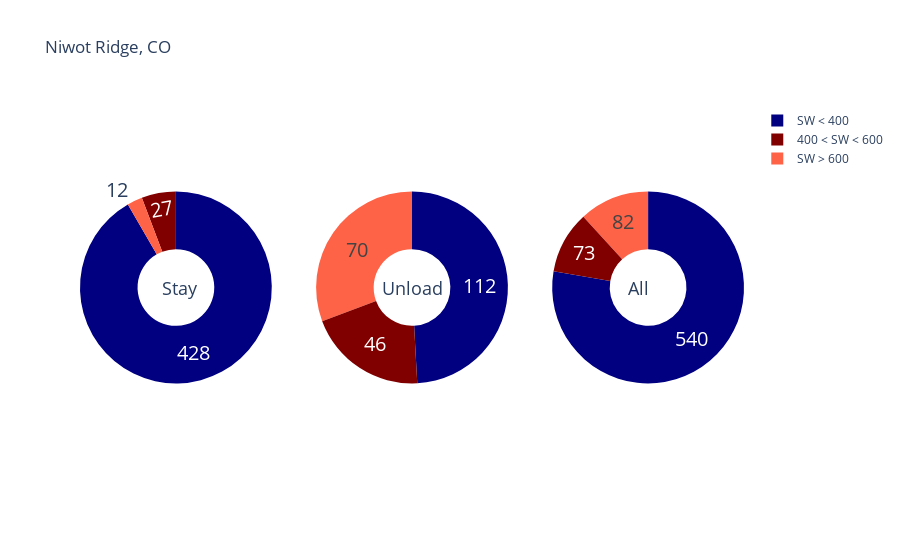

The code cell stored with this chart in its notebook:
### Code cell
# for pie chat 
values_stay = sumdf_stay.bincount
values_unload = sumdf_unload.bincount
values_all = sumdf_total.bincount

# Create subplots: use 'domain' type for Pie subplot
fig = make_subplots(rows=1, cols=3, specs=[[{'type':'domain'}, {'type':'domain'}, {'type':'domain'}]])

fig.add_trace(go.Pie(labels=label, values=values_stay, name="Stay Pie"),1, 1)
fig.add_trace(go.Pie(labels=label, values=values_unload, name="Unload Pie"),1, 2)
fig.add_trace(go.Pie(labels=label, values=values_all, name="Unload Pie"),1, 3)

# Use `hole` to create a donut-like pie chart
fig.update_traces(hole=.4, textinfo='value', textfont_size=20, marker=dict(colors=colors))

fig.update_layout(title_text="Niwot Ridge, CO",
    annotations=[dict(text='Stay', x=0.12, y=0.5, font_size=18, showarrow=False),
                 dict(text='Unload', x=0.5,y=0.5, font_size=18, showarrow=False),
                 dict(text=' All', x=0.86,  y=0.5,  font_size=18, showarrow=False)])
fig.show()

### Figure 1 — Plotly figure (JSON) as saved in the notebook; plotly's stock layout.template omitted (floating-point values rounded to 4 significant figures)
{"data": [{"domain": {"x": [0, 0.2889], "y": [0, 1]}, "hole": 0.4, "labels": ["SW > 600", "400 < SW < 600", "SW < 400"], "marker": {"colors": ["tomato", "maroon", "navy"]}, "name": "Stay Pie", "textfont": {"size": 20}, "textinfo": "value", "type": "pie", "values": [12, 27, 428]}, {"domain": {"x": [0.3556, 0.6444], "y": [0, 1]}, "hole": 0.4, "labels": ["SW > 600", "400 < SW < 600", "SW < 400"], "marker": {"colors": ["tomato", "maroon", "navy"]}, "name": "Unload Pie", "textfont": {"size": 20}, "textinfo": "value", "type": "pie", "values": [70, 46, 112]}, {"domain": {"x": [0.7111, 1], "y": [0, 1]}, "hole": 0.4, "labels": ["SW > 600", "400 < SW < 600", "SW < 400"], "marker": {"colors": ["tomato", "maroon", "navy"]}, "name": "Unload Pie", "textfont": {"size": 20}, "textinfo": "value", "type": "pie", "values": [82, 73, 540]}], "layout": {"annotations": [{"font": {"size": 18}, "showarrow": false, "text": "Stay", "x": 0.12, "y": 0.5}, {"font": {"size": 18}, "showarrow": false, "text": "Unload", "x": 0.5, "y": 0.5}, {"font": {"size": 18}, "showarrow": false, "text": " All", "x": 0.86, "y": 0.5}], "autosize": true, "title": {"text": "Niwot Ridge, CO"}}}
